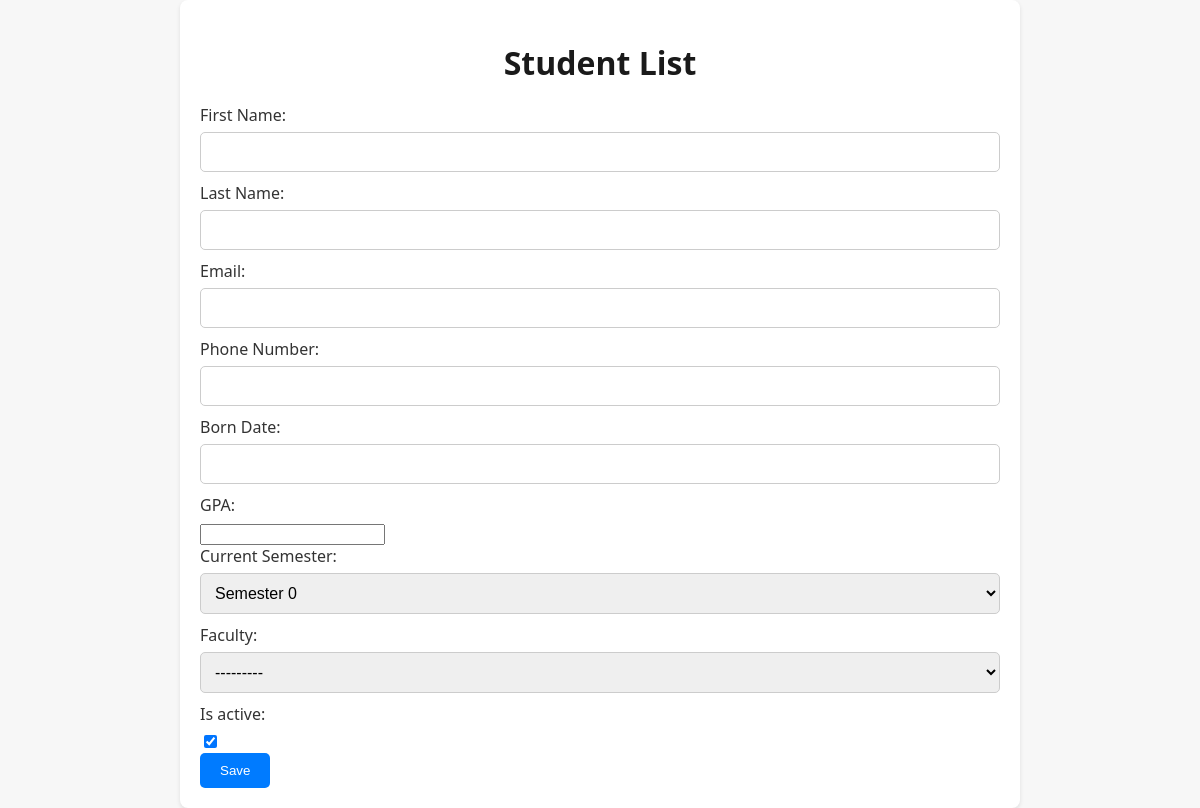
The page /students/ on the database as committed earlier.
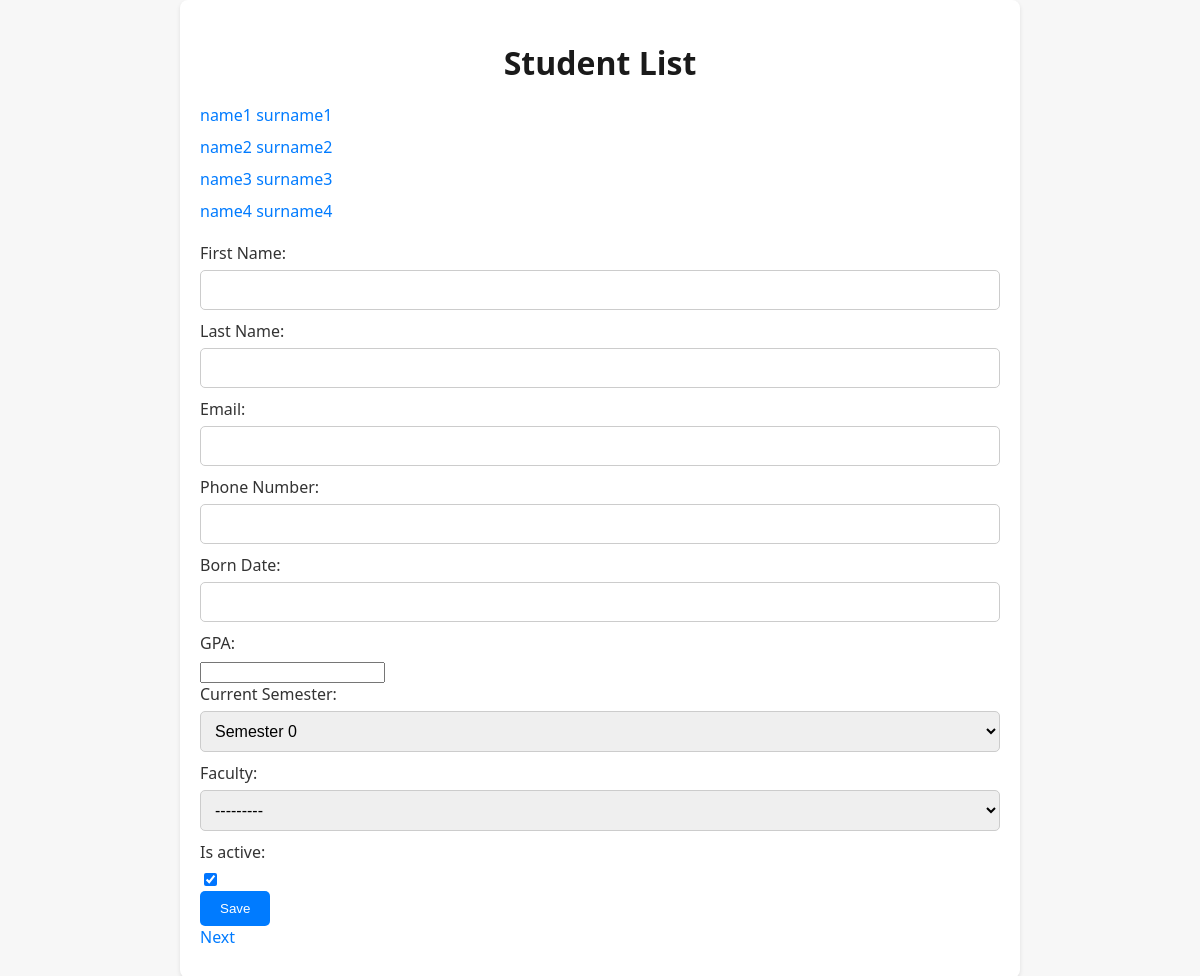
The same page on the database as committed later.
### management/models/student.py (models this page shows, shortened)
class Student(models.Model):
    first_name = models.CharField(max_length=255, verbose_name=_('First Name'))
    last_name = models.CharField(max_length=255, verbose_name=_('Last Name'))
    email = models.EmailField(verbose_name=_('Email'), blank=True)
    phone_number = models.CharField(max_length=255, verbose_name=_('Phone Number'), default=None)
    born_date = models.DateField(verbose_name=_('Born Date'))
    gpa = models.FloatField(
        verbose_name='GPA',
        validators=[MinValueValidator(0.0), MaxValueValidator(4.0)]
    )
    current_semester = models.IntegerField(verbose_name=_('Current Semester'), choices=choices.SEMESTER_CHOICES, default=0)
    faculty = models.ForeignKey('management.Faculty', on_delete=models.CASCADE, verbose_name=_('Faculty'), default=None)
    is_active = models.BooleanField(default=True)
    created_at = models.DateTimeField(auto_now_add=True)
    updated_at = models.DateTimeField(auto_now=True)
    class Meta:
        db_table = 'student'
        verbose_name = _('Student')
        verbose_name_plural = _('Students')

### management/views/views.py (the view)
# urls.py: path('students/', get_students, name='get_students'),
def get_students(request):
    students = Student.objects.all()
    paginator = Paginator(students, per_page=4)
    page_num = request.GET.get('page', 1)
    page: Page = paginator.get_page(page_num)
    if request.method == 'POST':
        form = StudentForm(request.POST)
        if form.is_valid():
            form.save()
            return redirect('management:get_students')
    return render(request, 'management/student_list.html', {'students': page, 'form': StudentForm()})

### management/forms.py
class StudentForm(ModelForm):
    class Meta:
        model = Student
        fields = '__all__'

### management/models/faculty.py (called while the page is built)
    def __str__(self):
        return self.title

### management/templates/management/student_list.html (shortened to what this page needs)
<!DOCTYPE html>
<html lang="en">
<head>
</head>
<body>
<div class="container">
    <h1>Student List</h1>
    <div>
        <ul>
            {% for student in students %}
            <li>
                <a href="{% url 'get_student' student.pk %}">{{ student.first_name}}  {{ student.last_name }}</a>
            </li>
            {% endfor %}
        </ul>
    <form method="post", enctype="multipart/form-data">
        {{ form }}
        <button type="submit">Save</button>
    </form>
        <ul>
            {% if students.has_next %}
                <li><a href="{% url 'get_students' %}?page={{ students.next_page_number }}">Next</a></li>
            {% endif %}
        </ul>
    </div>
</div>
</body>
</html>

Rows that differ between the two databases and show on the page:
added Student: first_name "name1", last_name "surname1"
added Student: first_name "name2", last_name "surname2"
added Student: first_name "name3", last_name "surname3"
added Student: first_name "name4", last_name "surname4"
Other text that changed with them:
text now shown: "Next"
